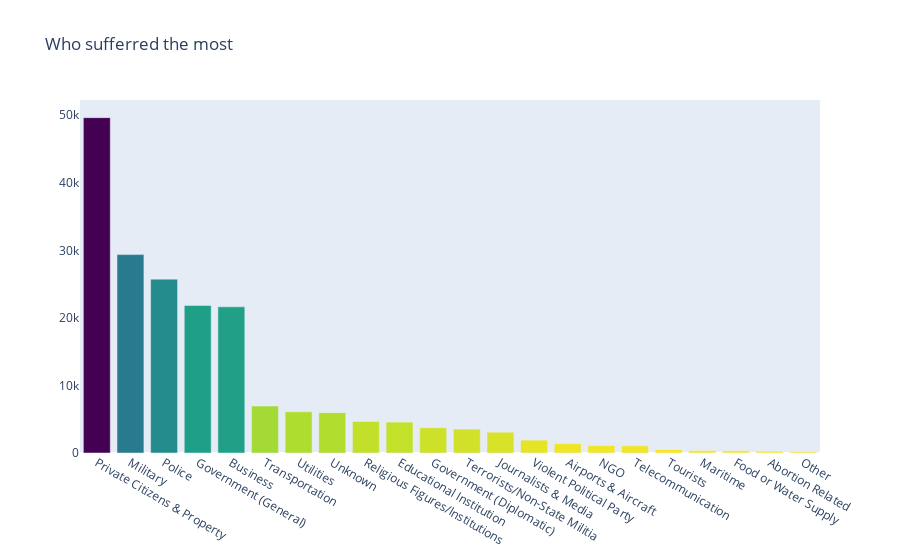

The notebook cell this image was saved under:
### Markdown cell above
### Most Affected Target

### Code cell
targetTypes =  pd.concat(objs=[terror['Target_type'], 
                                    terror['targtype2_txt'],
                                    terror['targtype3_txt']],
                     axis=0).reset_index(drop=True)
x = targetTypes.value_counts().index
y = targetTypes.value_counts().values

trace2 = go.Bar(
        x=x ,
        y=y,
        marker=dict(
            color=y,
            colorscale = 'Viridis',
            reversescale = True
        ),
        name="Who sufferred the most",    
    )
layout = dict(
        title="Who sufferred the most",
        #width = 900, height = 500,
        xaxis=go.layout.XAxis(
          automargin=True),
        yaxis=dict(
            showgrid=False,
            showline=False,
            showticklabels=True,
    #         domain=[0, 0.85],
        ), 
    )
fig1 = go.Figure(data=[trace2], layout=layout)
iplot(fig1)

### Figure 1 — Plotly figure (JSON) as saved in the notebook; plotly's stock layout.template omitted (floating-point values rounded to 4 significant figures)
{"data": [{"marker": {"color": [49650, 29372, 25740, 21844, 21642, 6958, 6109, 5975, 4668, 4575, 3741, 3548, 3080, 1908, 1395, 1091, 1061, 521, 368, 327, 266, 172], "colorscale": [[0, "#440154"], [0.1111, "#482878"], [0.2222, "#3e4989"], [0.3333, "#31688e"], [0.4444, "#26828e"], [0.5556, "#1f9e89"], [0.6667, "#35b779"], [0.7778, "#6ece58"], [0.8889, "#b5de2b"], [1, "#fde725"]], "reversescale": true}, "name": "Who sufferred the most", "type": "bar", "x": ["Private Citizens & Property", "Military", "Police", "Government (General)", "Business", "Transportation", "Utilities", "Unknown", "Religious Figures/Institutions", "Educational Institution", "Government (Diplomatic)", "Terrorists/Non-State Militia", "Journalists & Media", "Violent Political Party", "Airports & Aircraft", "NGO", "Telecommunication", "Tourists", "Maritime", "Food or Water Supply", "Abortion Related", "Other"], "y": [49650, 29372, 25740, 21844, 21642, 6958, 6109, 5975, 4668, 4575, 3741, 3548, 3080, 1908, 1395, 1091, 1061, 521, 368, 327, 266, 172]}], "layout": {"title": {"text": "Who sufferred the most"}, "xaxis": {"automargin": true}, "yaxis": {"showgrid": false, "showline": false, "showticklabels": true}}}
